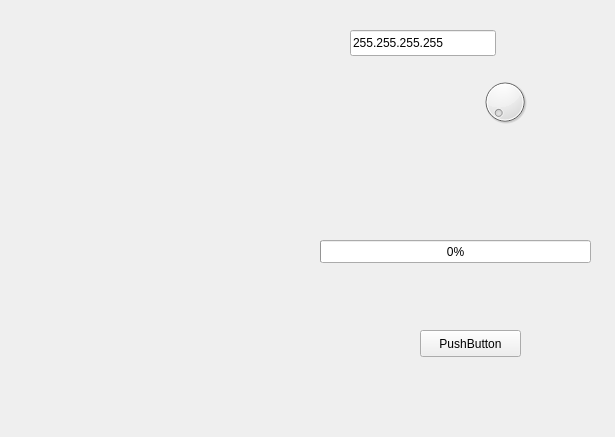
<?xml version="1.0" encoding="UTF-8"?>
<ui version="4.0">
 <class>MainWindow</class>
 <widget class="QMainWindow" name="MainWindow">
  <property name="geometry">
   <rect>
    <x>0</x>
    <y>0</y>
    <width>615</width>
    <height>437</height>
   </rect>
  </property>
  <property name="windowTitle">
   <string>Pinger</string>
  </property>
  <property name="locale">
   <locale language="Russian" country="Russia"/>
  </property>
  <widget class="QWidget" name="centralWidget">
   <widget class="QPushButton" name="pushButton">
    <property name="geometry">
     <rect>
      <x>420</x>
      <y>330</y>
      <width>101</width>
      <height>27</height>
     </rect>
    </property>
    <property name="text">
     <string>PushButton</string>
    </property>
   </widget>
   <widget class="QLineEdit" name="lineEdit">
    <property name="geometry">
     <rect>
      <x>350</x>
      <y>30</y>
      <width>146</width>
      <height>26</height>
     </rect>
    </property>
    <property name="text">
     <string>255.255.255.255</string>
    </property>
   </widget>
   <widget class="QProgressBar" name="progressBar">
    <property name="geometry">
     <rect>
      <x>320</x>
      <y>240</y>
      <width>271</width>
      <height>23</height>
     </rect>
    </property>
    <property name="value">
     <number>0</number>
    </property>
   </widget>
   <widget class="QDial" name="dial">
    <property name="geometry">
     <rect>
      <x>480</x>
      <y>70</y>
      <width>50</width>
      <height>64</height>
     </rect>
    </property>
   </widget>
  </widget>
 </widget>
 <layoutdefault spacing="6" margin="11"/>
 <resources/>
 <connections>
  <connection>
   <sender>dial</sender>
   <signal>sliderMoved(int)</signal>
   <receiver>progressBar</receiver>
   <slot>setValue(int)</slot>
   <hints>
    <hint type="sourcelabel">
     <x>372</x>
     <y>156</y>
    </hint>
    <hint type="destinationlabel">
     <x>392</x>
     <y>242</y>
    </hint>
   </hints>
  </connection>
 </connections>
</ui>
